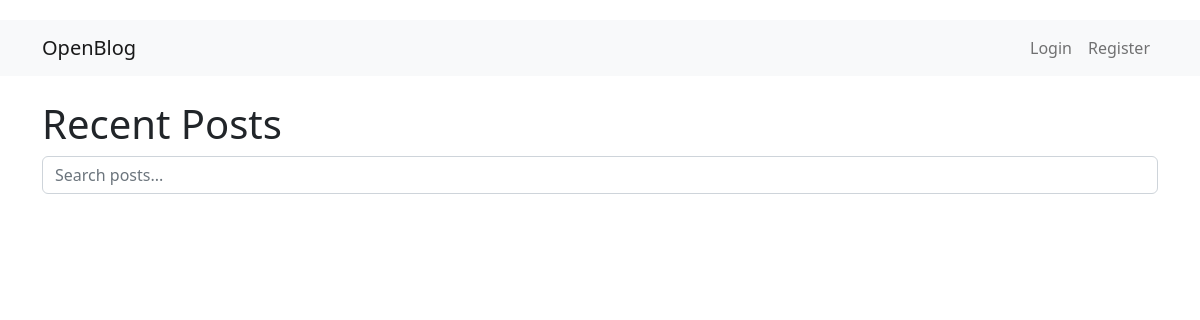
Before: / with the older database file.
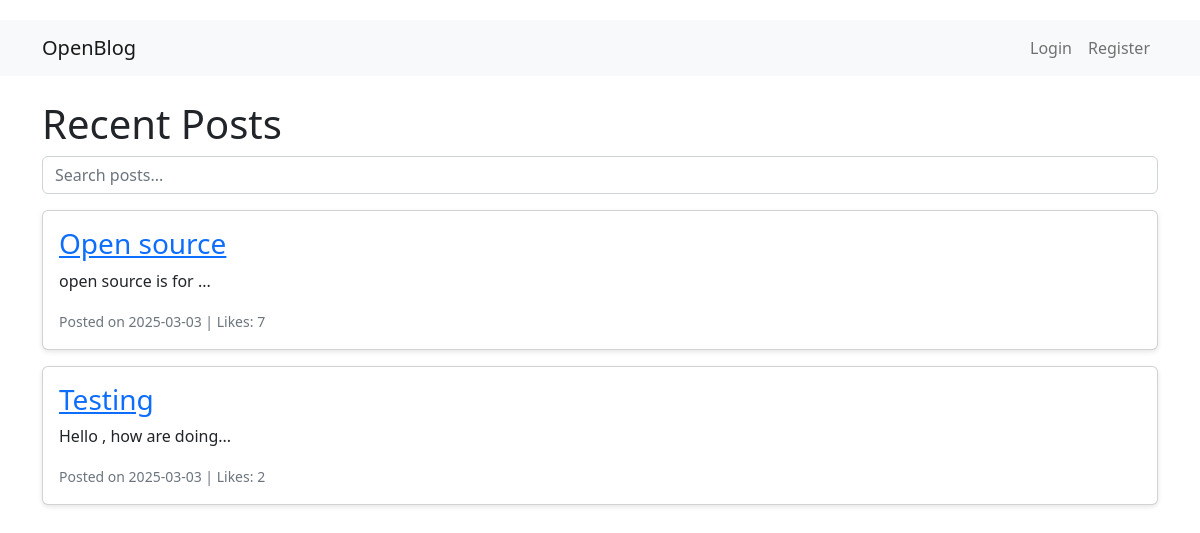
After: the same page with the newer database file.
### models.py (models this page shows)
class Post(db.Model):
    id = db.Column(db.Integer, primary_key=True)
    title = db.Column(db.String(128), nullable=False)
    content = db.Column(db.Text, nullable=False)
    timestamp = db.Column(db.DateTime, default=datetime.utcnow)
    likes = db.Column(db.Integer, default=0)
    user_id = db.Column(db.Integer, db.ForeignKey('user.id'), nullable=False)
    comments = db.relationship('Comment', backref='post', lazy=True)
    tags = db.Column(db.String(128), nullable=True)

### routes.py (the view)
@app.route('/', methods=['GET'])
def index():
    search_query = request.args.get('q')
    if search_query:
        posts = Post.query.filter(Post.title.contains(search_query) | Post.content.contains(search_query)).order_by(Post.timestamp.desc()).all()
    else:
        posts = Post.query.order_by(Post.timestamp.desc()).all()
    return render_template('index.html', posts=posts)

### templates/index.html (shortened to what this page needs)
{% extends 'base.html' %}
{% block content %}
  <h1>Recent Posts</h1>
  <form method="GET" action="{{ url_for('index') }}" class="mb-3">
      <input type="text" name="q" placeholder="Search posts..." class="form-control" value="{{ request.args.get('q','') }}">
  </form>
  {% for post in posts %}
    <div class="card mb-3">
      <div class="card-body">
        <h3 class="card-title"><a href="{{ url_for('post_detail', post_id=post.id) }}">{{ post.title }}</a></h3>
        <p class="card-text">{{ post.content[:150] }}...</p>
        <p class="card-text"><small class="text-muted">Posted on {{ post.timestamp.strftime('%Y-%m-%d') }} | Likes: <span id="likes-{{ post.id }}">{{ post.likes }}</span></small></p>
      </div>
    </div>
  {% endfor %}
{% endblock %}

### templates/base.html (shortened to what this page needs)
<!DOCTYPE html>
<html lang="en">
<head>
    <link rel="stylesheet" href="{{ url_for('static', filename='css/main.css') }}">
    <link href="https://cdn.jsdelivr.net/npm/bootstrap@5.2.0/dist/css/bootstrap.min.css" rel="stylesheet">
</head>
<body>
    <nav class="navbar navbar-expand-lg navbar-light bg-light mb-4">
      <div class="container">
        <a class="navbar-brand" href="{{ url_for('index') }}">OpenBlog</a>
        <div class="collapse navbar-collapse">
          <ul class="navbar-nav ms-auto">
            {% if current_user.is_authenticated %}
              <li class="nav-item"><a class="nav-link" href="{{ url_for('create_post') }}">New Post</a></li>
              <li class="nav-item"><a class="nav-link" href="{{ url_for('logout') }}">Logout</a></li>
            {% else %}
              <li class="nav-item"><a class="nav-link" href="{{ url_for('login') }}">Login</a></li>
              <li class="nav-item"><a class="nav-link" href="{{ url_for('register') }}">Register</a></li>
            {% endif %}
          </ul>
        </div>
      </div>
    </nav>
    <div class="container">
        {% block content %}{% endblock %}
    </div>
</body>
</html>

### static/css/main.css (style rules this page uses)
body { padding-top: 20px; background-color: #f8f9fa; }
.card { box-shadow: 0 2px 5px rgba(0,0,0,0.1); }

Changed rows visible on the page:
added Post: title "Open source", content "open source is for", timestamp "2025-03-03", likes "7"
added Post: title "Testing", content "Hello , how are doing", timestamp "2025-03-03", likes "2"
